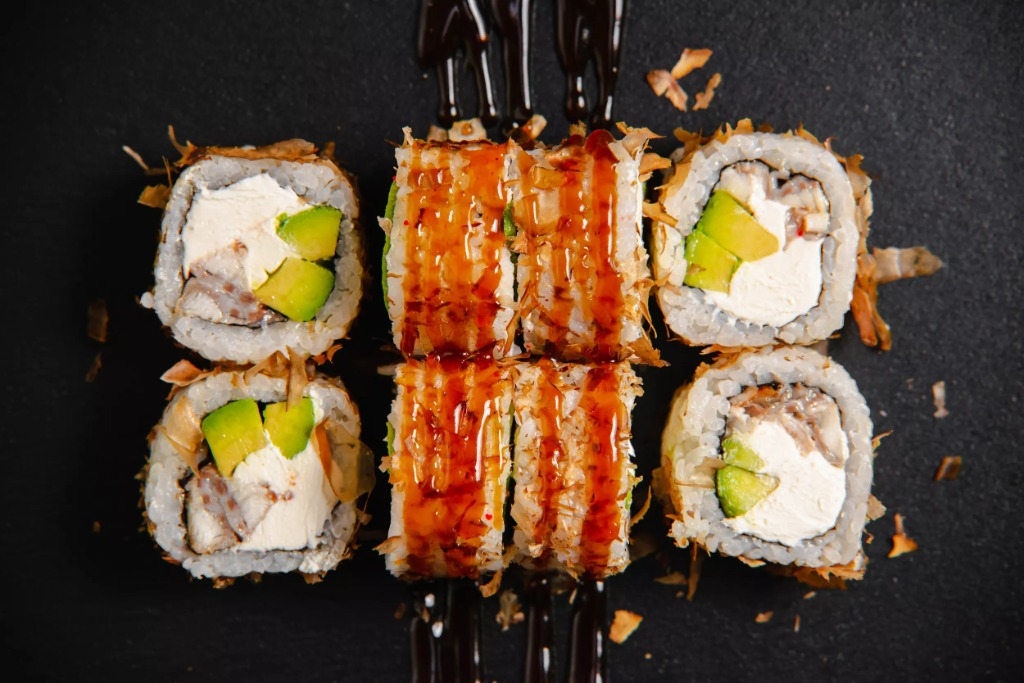
#> input picture backend/uploads/bonito_roll.jpg, 1024 x 683 px; its folder holds only this picture in this run
$ python resize_images.py
#> lines starting #> are read from the running program, lines starting #| are printed output that depends on the picture
import os
import asyncio
from pathlib import Path
from PIL import Image

# Configuration
UPLOAD_DIR = Path("../uploads")  # Adjust relative path as needed
MAIN_MAX_SIZE = (1000, 1000)
THUMB_MAX_SIZE = (500, 500)
MAIN_QUALITY = 82  # Target ~80-120KB
THUMB_QUALITY = 75 # Target ~15-25KB

async def process_image(file_path: Path):
    try:
        if file_path.suffix.lower() not in ['.jpg', '.jpeg', '.png', '.webp']:
            return

        # Skip already processed thumbnails if they follow a naming convention involving 'thumb_'
        # But we might want to re-process them if they are too big.
        # For now, let's focus on main images and let the script generate thumbnails for them.
        if file_path.name.startswith("thumb_"):
            return

        print(f"Processing: {file_path}")

        with Image.open(file_path) as img:
            # Convert to RGB if needed
            if img.mode in ("RGBA", "P"):
                 if img.mode == "RGBA":
                     pass # WebP supports Alpha
                 else:
                     img.convert("RGB")

            # 1. Process Main Image
            main_img = img.copy()
            main_img.thumbnail(MAIN_MAX_SIZE, Image.Resampling.LANCZOS)

            # Save as WebP
            webp_path = file_path.with_suffix('.webp')
            main_img.save(webp_path, "WEBP", quality=MAIN_QUALITY, optimize=True)
            print(f"  Saved Main: {webp_path.name}")

            # 2. Process Thumbnail
            thumb_img = img.copy()
            thumb_img.thumbnail(THUMB_MAX_SIZE, Image.Resampling.LANCZOS)

            # Construct thumbnail path (assuming specific naming convention or finding existing)
            # Strategy: Always create a 'thumb_' version for every image found
            thumb_path = file_path.parent / f"thumb_{file_path.stem}.webp"
            thumb_img.save(thumb_path, "WEBP", quality=THUMB_QUALITY, optimize=True)
            print(f"  Saved Thumb: {thumb_path.name}")

            # Optional: Delete original if it wasn't webp?
            # For safety, let's keep originals for now or maybe just print what we would do.
            # user asked to convert, implying replacement usually, but let's be safe.

    except Exception as e:
        print(f"Error processing {file_path}: {e}")
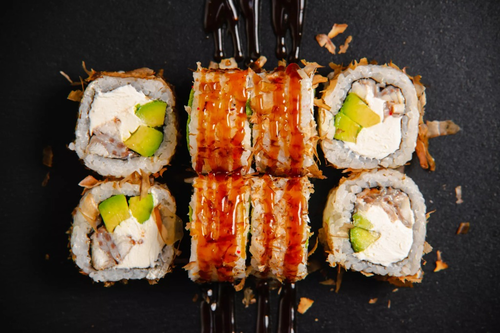
#> saved as thumb_bonito_roll.webp: PIL image 500x333 RGB; mean R, G, B 94.8, 73.2, 54.6

async def main():
    root_dir = Path(__file__).parent.parent / "uploads"
    if not root_dir.exists():
        print(f"Directory not found: {root_dir}")
        return

    print(f"Scanning {root_dir}...")

    # Recursively find all images
    tasks = []
    for file_path in root_dir.rglob("*"):
        if file_path.is_file():
            tasks.append(process_image(file_path))

    await asyncio.gather(*tasks)
    print("Done!")

if __name__ == "__main__":
    asyncio.run(main())

$ run again, on backend/uploads/xDSC_0987-2500x1668.jpg.pagespeed.ic.9Xl9xQrPhn.webp
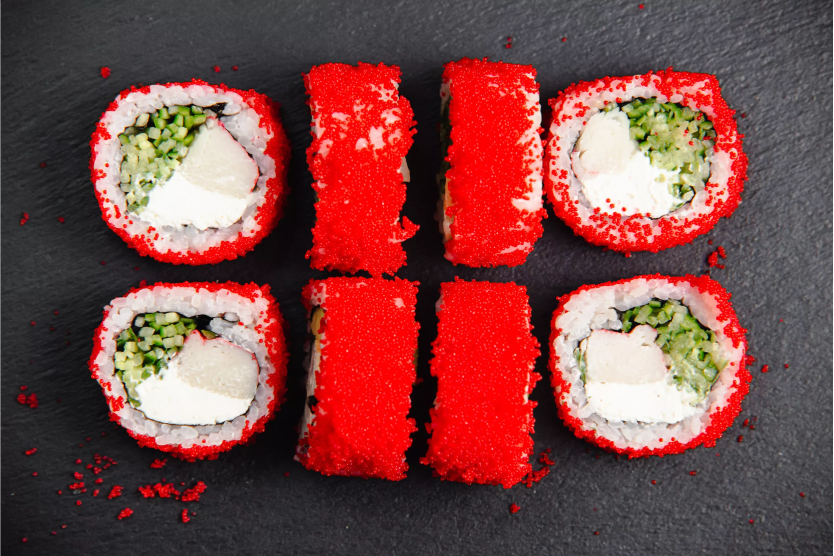
#> input picture backend/uploads/xDSC_0987-2500x1668.jpg.pagespeed.ic.9Xl9xQrPhn.webp, 2500 x 1668 px (shown at 1/3 size)
#> `async def process_image(file_path: Path): try: if file_path.suffix.low..`:
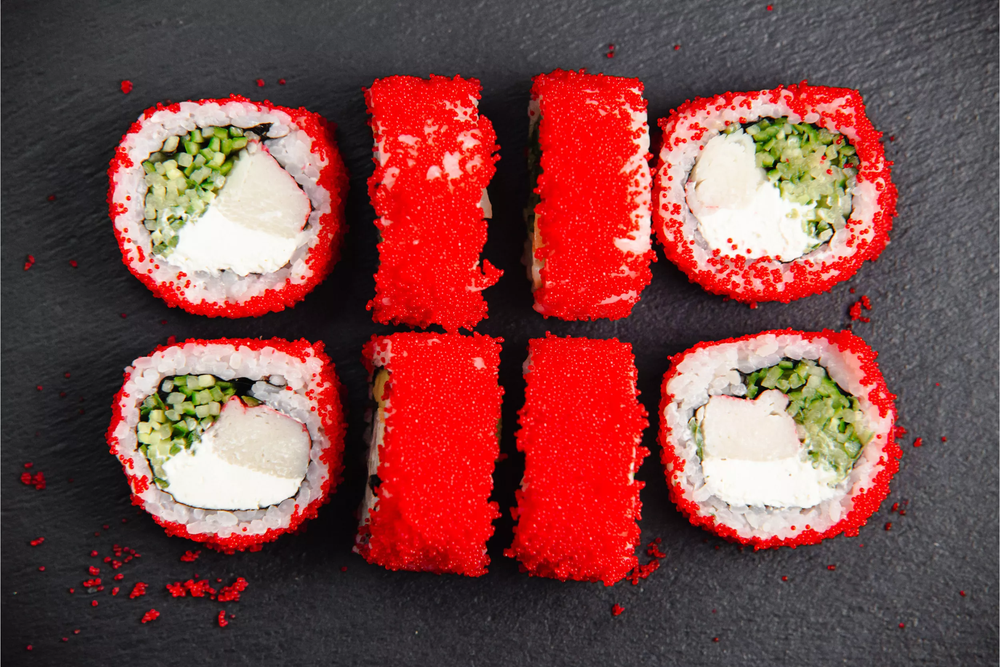
#> saved as xDSC_0987-2500x1668.jpg.pagespeed.ic.9Xl9xQrPhn.webp: PIL image 1000x667 RGB; mean R, G, B 127.8, 72.9, 71.1
#> `async def process_image(file_path: Path): try: if file_path.suffix.low..`:
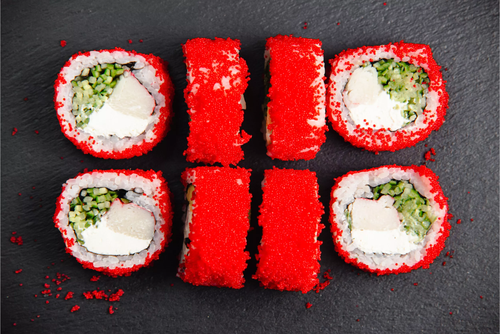
#> saved as thumb_xDSC_0987-2500x1668.jpg.pagespeed.ic.9Xl9xQrPhn.webp: PIL image 500x334 RGB; mean R, G, B 127.9, 73.1, 71.3

$ run again, on backend/uploads/xDSC_1025-2500x1668.jpg.pagespeed.ic.cGWbklo--W.webp
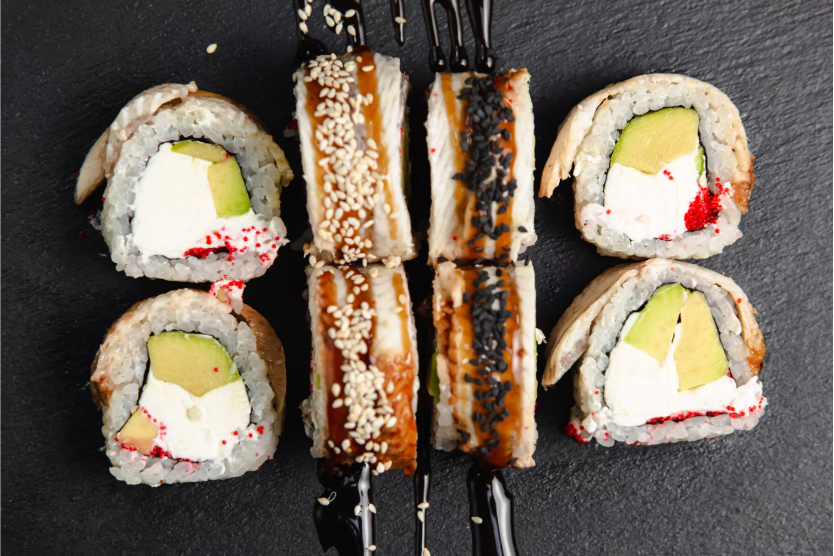
#> input picture backend/uploads/xDSC_1025-2500x1668.jpg.pagespeed.ic.cGWbklo--W.webp, 2500 x 1668 px (shown at 1/3 size)
#> `async def process_image(file_path: Path): try: if file_path.suffix.low..`:
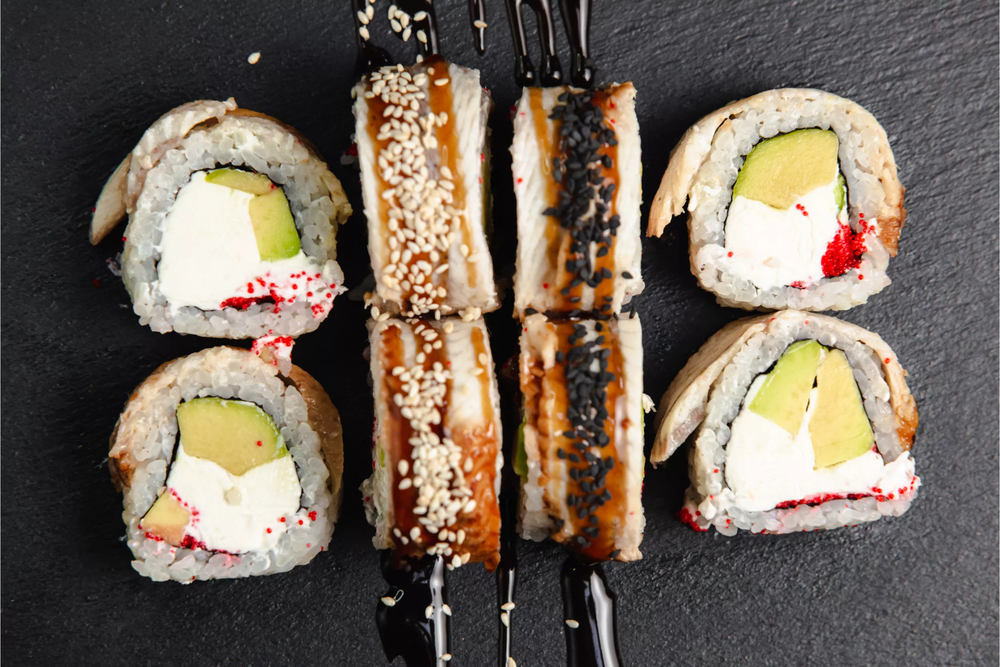
#> saved as xDSC_1025-2500x1668.jpg.pagespeed.ic.cGWbklo--W.webp: PIL image 1000x667 RGB; mean R, G, B 115.2, 102.8, 90.7
#> `async def process_image(file_path: Path): try: if file_path.suffix.low..`:
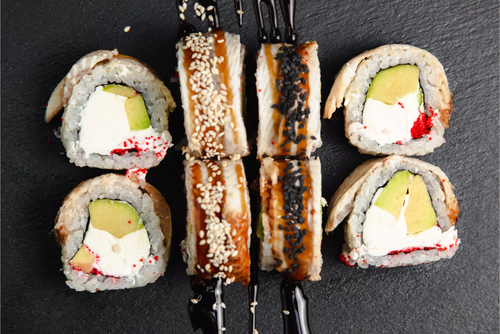
#> saved as thumb_xDSC_1025-2500x1668.jpg.pagespeed.ic.cGWbklo--W.webp: PIL image 500x334 RGB; mean R, G, B 115.3, 102.9, 90.9
